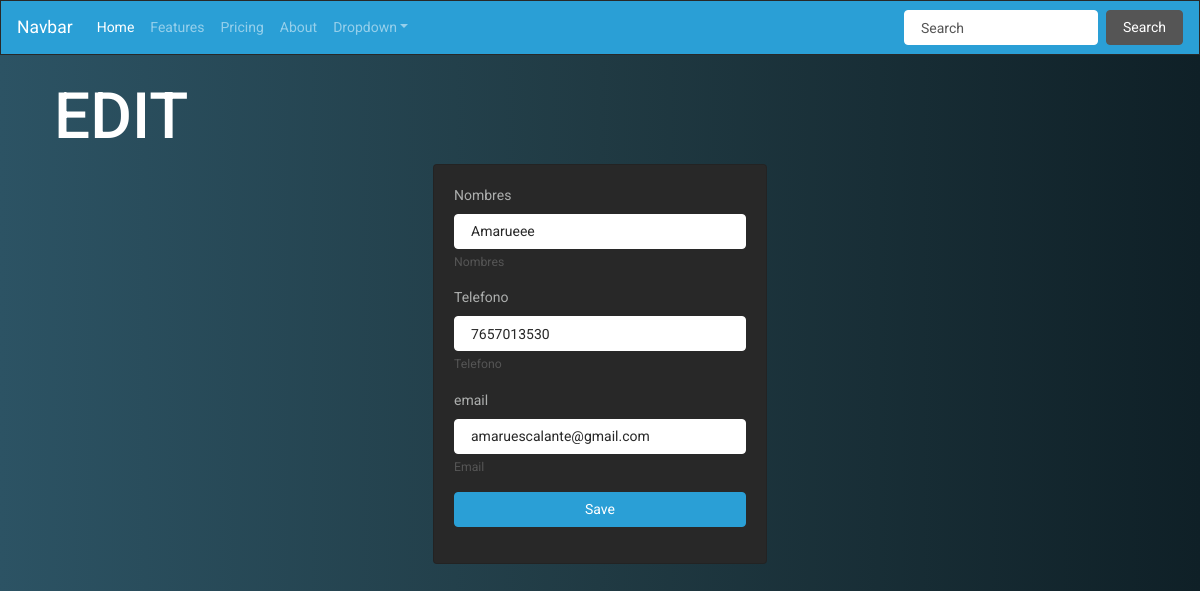
The app's page /edit/7 with its own data.
### tables this page shows
CREATE TABLE contactos (id INTEGER PRIMARY KEY AUTOINCREMENT, nombre TEXT, telefono TEXT, email TEXT);

### app.py (the view)
@app.route('/edit/<id>')
def edit_contact(id):
    conn = sqlite3.connect('contactos.db')
    print('Opened db succesfully')
    cur = conn.cursor()
    cur.execute('SELECT * FROM contactos WHERE id = ?',(id))
    data = cur.fetchall()
    print(data[0])
    return render_template('edit.html', contacto=data[0])

### templates/edit.html
{% extends 'layout.html' %}
{% block body %}
<h1>EDIT</h1>
    <div class="col-md-4 offset-md-4">
        <div class="card card-body">
            <form action = "/update/{{ contacto.0 }}", method="post">
                <div class="form-group">
                    <label for="nombres">Nombres</label>
                    <input type="text" class="form-control" name="nombres" value="{{ contacto.1 }}">
                    <small id="emailHelp" class="form-text text-muted">Nombres</small>
                </div>
                <div class="form-group">
                    <label for="telefono">Telefono</label>
                    <input type="text" class="form-control" name="telefono" value="{{ contacto.2 }}">
                    <small id="emailHelp" class="form-text text-muted">Telefono</small>
                </div>
                <div class="form-group">
                    <label for="email">email</label>
                    <input type="text" class="form-control" name="email" value="{{ contacto.3 }}">
                    <small id="emailHelp" class="form-text text-muted">Email</small>
                </div>
                <div class="form-group">
                    <button type="submit" class="btn btn-primary btn-block">Save</button>
                </div>
            </form>
        </div>
    </div>
{% endblock %}

### static/css/main.css (style rules this page uses)
body { background: #0F2027; background: -webkit-linear-gradient(to right, #2C5364, #203A43, #0F2027); background: linear-gradient(to right, #2C5364, #203A43, #0F2027); }

### records on screen
contactos: nombres "Amarueee", telefono "7657013530", email "amaruescalante@gmail.com"
